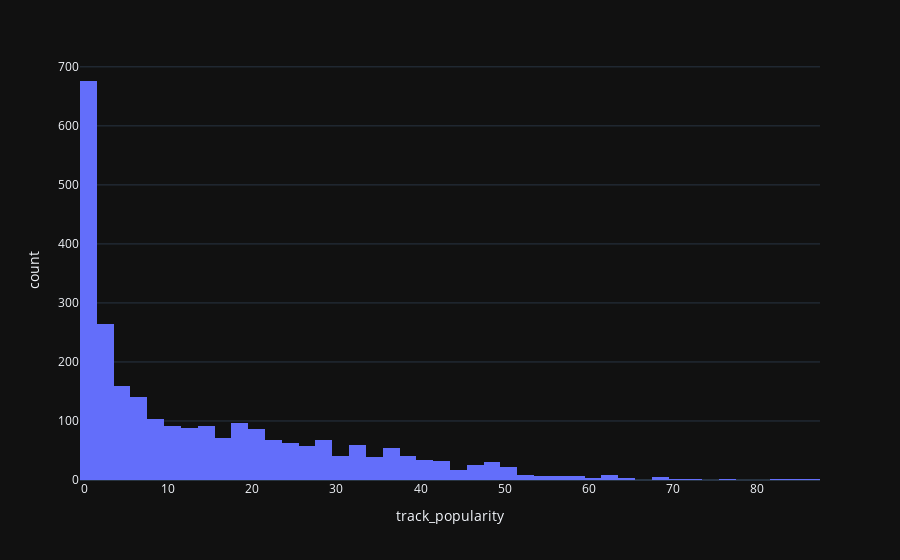

Write notebook code for a chart like this one.
### Code cell
px.histogram(
    tracks,
    x='track_popularity',
    template='plotly_dark'
)

### Figure 1 — Plotly figure (JSON) as saved in the notebook; plotly's stock layout.template omitted (floating-point values rounded to 4 significant figures; data arrays with more than 128 entries replaced by an {"elided": "..."} marker saying what was removed)
{"data": [{"alignmentgroup": "True", "bingroup": "x", "hovertemplate": "track_popularity=%{x}<br>count=%{y}<extra></extra>", "legendgroup": "", "marker": {"color": "#636efa", "pattern": {"shape": ""}}, "name": "", "offsetgroup": "", "orientation": "v", "showlegend": false, "type": "histogram", "x": {"elided": "2574 int values"}, "xaxis": "x", "yaxis": "y"}], "layout": {"barmode": "relative", "legend": {"tracegroupgap": 0}, "margin": {"t": 60}, "xaxis": {"anchor": "y", "domain": [0, 1], "title": {"text": "track_popularity"}}, "yaxis": {"anchor": "x", "domain": [0, 1], "title": {"text": "count"}}}}
